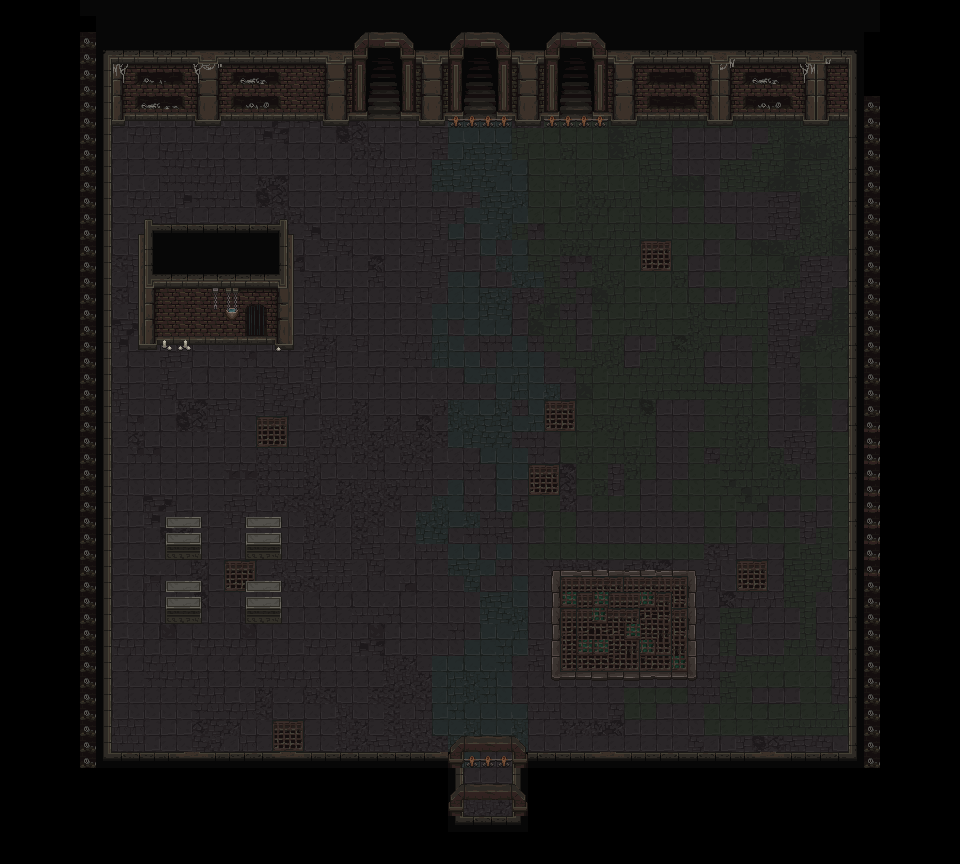

A level layout from a 2D game, rendered from its tile map. Below: a short description, then the map file with tile-grid data replaced by summaries:
An orthogonal 60x54 tile map with 16x16 px tiles, 5 tile layers (bounds, interaction, Capa de patrones 1, Capa de patrones 2, ...), 2 tilesets.

<map version="1.10" tiledversion="1.11.2" orientation="orthogonal" renderorder="right-down" width="60" height="54" tilewidth="16" tileheight="16" infinite="0" nextlayerid="8" nextobjectid="1">
 <tileset firstgid="1" name="test-tiles" tilewidth="16" tileheight="16" tilecount="2560" columns="64">
  <image source="../resources/mainlevbuild.png" width="1024" height="640" />
 </tileset>
 <tileset firstgid="2561" name="deco" tilewidth="16" tileheight="16" tilecount="256" columns="16">
  <image source="../resources/decorative.png" width="256" height="256" />
 </tileset>
 <layer id="6" name="bounds" width="60" height="54">
  <data>[3240 cells, 214 non-empty, 3 distinct tile ids]</data>
 </layer>
 <layer id="7" name="interaction" width="60" height="54">
  <data>[3240 cells, 61 non-empty, 12 distinct tile ids]</data>
 </layer>
 <layer id="1" name="Capa de patrones 1" width="60" height="54">
  <data>[3240 cells, 2049 non-empty, 102 distinct tile ids]</data>
 </layer>
 <layer id="2" name="Capa de patrones 2" width="60" height="54">
  <data>[3240 cells, 626 non-empty, 234 distinct tile ids]</data>
 </layer>
 <layer id="5" name="deco" width="60" height="54">
  <data>[3240 cells, 54 non-empty, 14 distinct tile ids]</data>
 </layer>
</map>
